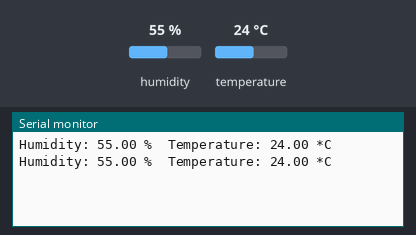
Simulated run of this sketch. Board: Arduino Uno, built with avr-gcc and run on an emulated ATmega328P. Parts: the last lines printed to the serial monitor. Inputs (shaded band) come from the test bench; at power-on: humidity 55 %, temperature 24 °C.

Above: at 5.8 s.
5.9 s: humidity set to 22 %
At 11.3 s:
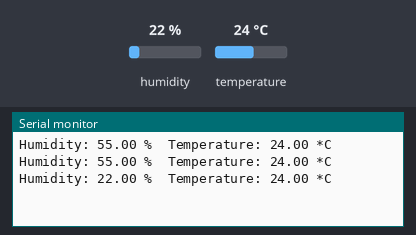
11.9 s: temperature set to 12 °C
At 16.0 s:
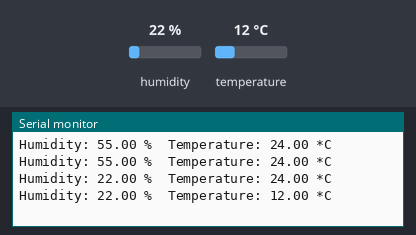
17.9 s: humidity set to 40 %
At 20.7 s:
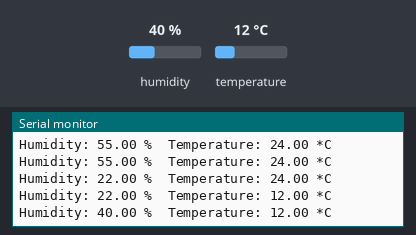
Timing chart, 0 to 22.2 s (numbered marks = the images above; inputs shaded):
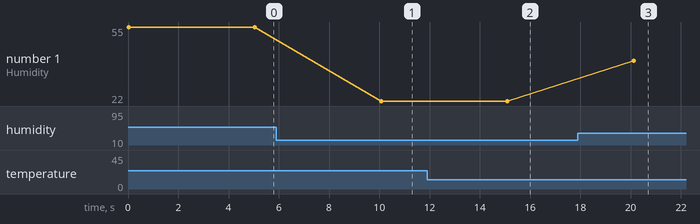

The sketch:

Calibrate-DHT11.ino
```cpp
/*
Script for the calibration of DHT11 Sensor
Last modified: 01/07/2025
Working with Arduino Uno R4 wifi
Sensors used: DHT11
*/

#include <DHT.h>            // Library for DHT11
#define dht11SensorPin 8    // Pin for DHT11

DHT dht11(dht11SensorPin, DHT11);    //Object for DHT11

// Setup of the script
void setup() {
    Serial.begin(9600);     // open serial port, set the baud rate to 9600 bps
    dht11.begin();          //Initialize DHT11 sensor
}

// Loop of the script
void loop() {
    float h = dht11.readHumidity();     //read humidity
    float t = dht11.readTemperature();  //read temperature

    // Check if any reading is not available
    if (isnan(h) || isnan(t)) {
        Serial.println("Failed to read from DHT11 sensor!");
        return;
    }

    // Print temperature and humidity
    Serial.print("Humidity: ");
    Serial.print(h);
    Serial.print(" %\t");
    Serial.print("Temperature: ");
    Serial.print(t);
    Serial.println(" *C ");
    delay(5000);
}
```

Measured:
- after the input at 5.9 s, the serial monitor: prints a new line after 4.2 s (image 1)
- after the input at 11.9 s, the serial monitor: prints a new line after 3.2 s (image 2)
- after the input at 17.9 s, the serial monitor: prints a new line after 2.2 s (image 3)
- plotted number 1: 55 → 22 after the input at 5.9 s, 22 → 40 after the input at 17.9 s
